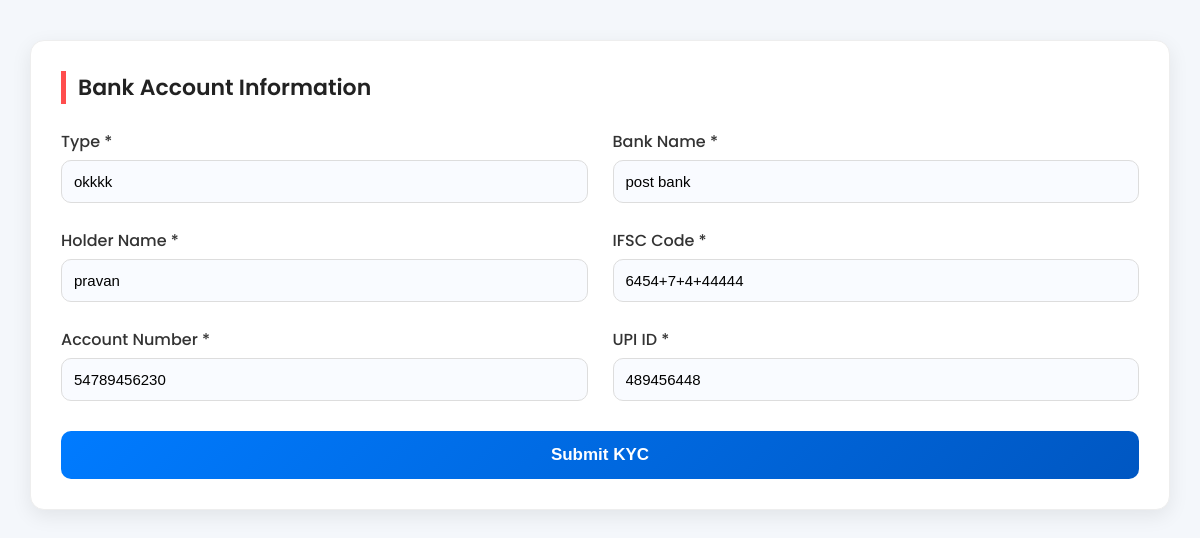
The page /kyc/ (signed in) on the database its author committed.
### home/models.py (models this page shows, shortened)
class KYC(models.Model):
    user = models.OneToOneField(User, on_delete=models.CASCADE)
    type = models.CharField(max_length=100)
    bank_name = models.CharField(max_length=200)
    holder_name = models.CharField(max_length=200)
    ifsc = models.CharField(max_length=20)
    account_number = models.CharField(max_length=30)
    upi_id = models.CharField(max_length=100)

### home/views.py (the view)
# urls.py: path('kyc/', views.kyc_page, name='kyc'),
@login_required
def kyc_page(request):
    try:
        kyc_obj = request.user.kyc
    except:
        kyc_obj = None
    if request.method == "POST":
        form = KYCForm(request.POST, instance=kyc_obj)
        if form.is_valid():
            kyc_new = form.save(commit=False)
            kyc_new.user = request.user
            kyc_new.save()
            messages.success(request, "🎉 Your KYC details were submitted successfully!")
    else:
        form = KYCForm(instance=kyc_obj)
    return render(request, "kyc.html", {"form": form})

### home/forms.py
class KYCForm(forms.ModelForm):
    class Meta:
        model = KYC
        fields = '__all__'
        exclude = ['user']
        widgets = {
            'bank_type': forms.Select(attrs={'class': 'input'}),
            'bank_name': forms.TextInput(attrs={'class': 'input'}),
            'holder_name': forms.TextInput(attrs={'class': 'input'}),
            'ifsc_code': forms.TextInput(attrs={'class': 'input'}),
            'account_number': forms.TextInput(attrs={'class': 'input'}),
            'upi_id': forms.TextInput(attrs={'class': 'input'}),
        }

### home/templates/kyc.html (shortened to what this page needs)
{% load static %}
<!DOCTYPE html>
<html lang="en">
<head>
</head>
<body>
<div class="container">
    <div class="card">
        <div class="title">Bank Account Information</div>
        <form method="POST">
            <div class="row">
                <div>
                    <label>Type *</label>
                    {{ form.type }}
                </div>
                <div>
                    <label>Bank Name *</label>
                    {{ form.bank_name }}
                </div>
                <div>
                    <label>Holder Name *</label>
                    {{ form.holder_name }}
                </div>
                <div>
                    <label>IFSC Code *</label>
                    {{ form.ifsc }}
                </div>
                <div>
                    <label>Account Number *</label>
                    {{ form.account_number }}
                </div>
                <div>
                    <label>UPI ID *</label>
                    {{ form.upi_id }}
                </div>
            </div>
            <button type="submit" class="btn">Submit KYC</button>
        </form>
    </div>
</div>
</body>
</html>

### home/templates/kyc.html (style rules this page uses)
body { font-family: 'Poppins', sans-serif; background: #f4f7fb; margin: 0; padding: 0; }
.container { width: 95%; max-width: 1200px; margin: auto; margin-top: 40px; }
.card { background: white; padding: 30px; border-radius: 14px; box-shadow: 0 6px 20px rgba(0,0,0,0.08); border: 1px solid #eee; animation: fadeIn 0.4s ease-in-out; }
.title { font-size: 22px; font-weight: 600; color: #222; border-left: 5px solid #ff4d4d; padding-left: 12px; margin-bottom: 25px; }
.row { display: grid; grid-template-columns: repeat(2, 1fr); gap: 25px; }
label { font-weight: 500; color: #333; margin-bottom: 6px; display: block; }
input, select { width: 100%; padding: 12px; border-radius: 10px; border: 1px solid #ddd; background: #f9fbff; font-size: 15px; box-sizing: border-box; transition: 0.25s; }
.btn { margin-top: 30px; padding: 14px; width: 100%; background: linear-gradient(135deg, #007bff, #0057c2); color: white; font-size: 17px; border: none; border-radius: 10px; cursor: pointer; font-weight: 600; transition: 0.3s; }

### rows shown on the page
KYC: type "okkkk", bank_name "post bank", holder_name "pravan", ifsc "6454+7+4+44444", account_number "54789456230", upi_id "489456448"
